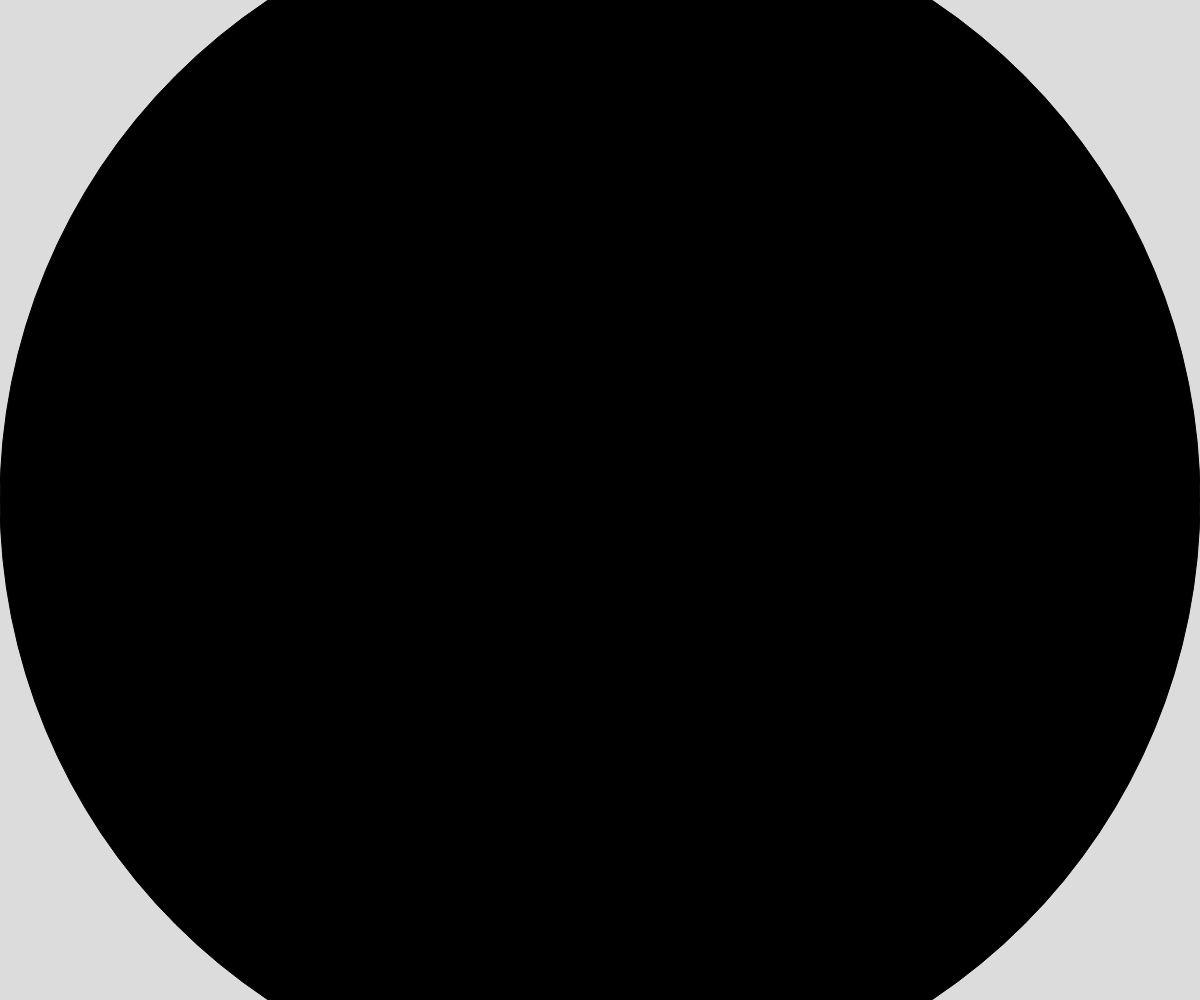
Frame 1 (no input)
Frame 60 (no input): identical to frame 1, image omitted
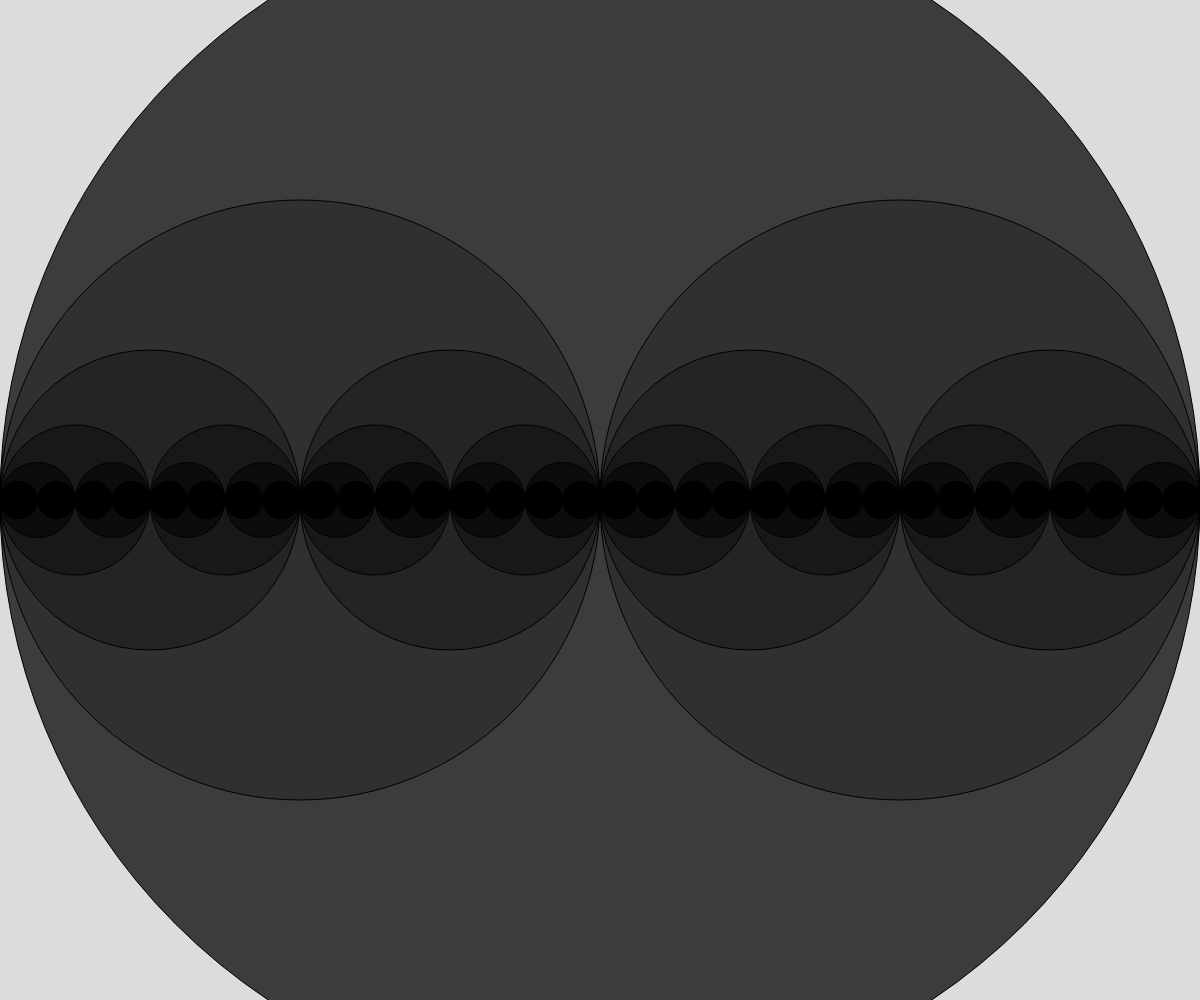
Frame 120 (the mouse pressed at the canvas centre since frame 60)

The p5.js sketch that drew these frames (run headless with seeded random() and noise() and a simulated clock; from frame 60 on, the mouse is pressed at the canvas centre):

// p5.js sketch
// ── sketch.js
// Fractal Circles -- first recursion visualization

let color = 0;

function setup() {
  createCanvas(windowWidth, windowHeight);
}

function draw() {
  background(220);
  let theDepth = map(mouseX, 0, width, 0, 10);
  color += 0.1;
  if(color > 25){
    color = 0;
  }
  fractalCircle(width/2, width, theDepth, color);
}

function fractalCircle(x, diameter, depth) {
  //base case
  fill(color*depth);
  circle(x, height/2, diameter);
  if(depth > 0){
    depth--;
    //left side circle
    fractalCircle(x - diameter/4, diameter/2, depth);
    fractalCircle(x + diameter/4, diameter/2, depth);
  }
} 
